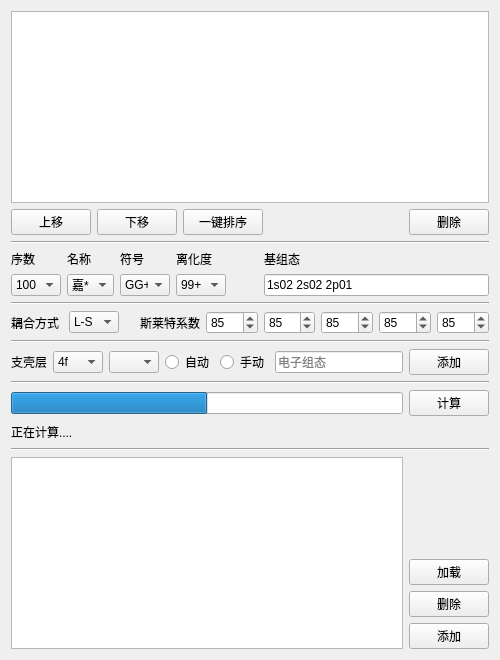
         <widget class="QWidget" name="widget" native="true">
          <property name="sizePolicy">
           <sizepolicy hsizetype="Preferred" vsizetype="Preferred">
            <horstretch>0</horstretch>
            <verstretch>0</verstretch>
           </sizepolicy>
          </property>
          <property name="minimumSize">
           <size>
            <width>500</width>
            <height>0</height>
           </size>
          </property>
          <property name="maximumSize">
           <size>
            <width>500</width>
            <height>16777215</height>
           </size>
          </property>
          <layout class="QVBoxLayout" name="verticalLayout_3">
           <item>
            <widget class="QTableView" name="tableView"/>
           </item>
           <item>
            <layout class="QHBoxLayout" name="horizontalLayout_10">
             <item>
              <widget class="QPushButton" name="pushButton_10">
               <property name="text">
                <string>上移</string>
               </property>
              </widget>
             </item>
             <item>
              <widget class="QPushButton" name="pushButton_11">
               <property name="text">
                <string>下移</string>
               </property>
              </widget>
             </item>
             <item>
              <widget class="QPushButton" name="pushButton_3">
               <property name="text">
                <string>一键排序</string>
               </property>
              </widget>
             </item>
             <item>
              <spacer name="horizontalSpacer_5">
               <property name="orientation">
                <enum>Qt::Horizontal</enum>
               </property>
               <property name="sizeHint" stdset="0">
                <size>
                 <width>40</width>
                 <height>20</height>
                </size>
               </property>
              </spacer>
             </item>
             <item>
              <widget class="QPushButton" name="pushButton_12">
               <property name="text">
                <string>删除</string>
               </property>
              </widget>
             </item>
            </layout>
           </item>
           <item>
            <widget class="Line" name="line">
             <property name="orientation">
              <enum>Qt::Horizontal</enum>
             </property>
            </widget>
           </item>
           <item>
            <layout class="QHBoxLayout" name="horizontalLayout_9">
             <item>
              <layout class="QGridLayout" name="gridLayout">
               <item row="0" column="0">
                <widget class="QLabel" name="label_4">
                 <property name="maximumSize">
                  <size>
                   <width>50</width>
                   <height>16777215</height>
                  </size>
                 </property>
                 <property name="text">
                  <string>序数</string>
                 </property>
                </widget>
               </item>
               <item row="0" column="1">
                <widget class="QLabel" name="label_5">
                 <property name="sizePolicy">
                  <sizepolicy hsizetype="Minimum" vsizetype="Preferred">
                   <horstretch>0</horstretch>
                   <verstretch>0</verstretch>
                  </sizepolicy>
                 </property>
                 <property name="text">
                  <string>名称</string>
                 </property>
                </widget>
               </item>
               <item row="0" column="2">
                <widget class="QLabel" name="label_6">
                 <property name="text">
                  <string>符号</string>
                 </property>
                </widget>
               </item>
               <item row="0" column="3">
                <widget class="QLabel" name="label_7">
                 <property name="sizePolicy">
                  <sizepolicy hsizetype="Preferred" vsizetype="Minimum">
                   <horstretch>0</horstretch>
                   <verstretch>0</verstretch>
                  </sizepolicy>
                 </property>
                 <property name="text">
                  <string>离化度</string>
                 </property>
                </widget>
               </item>
               <item row="1" column="0">
                <widget class="QComboBox" name="comboBox">
                 <property name="sizePolicy">
                  <sizepolicy hsizetype="Fixed" vsizetype="Fixed">
                   <horstretch>0</horstretch>
                   <verstretch>0</verstretch>
                  </sizepolicy>
                 </property>
                 <property name="maximumSize">
                  <size>
                   <width>50</width>
                   <height>16777215</height>
                  </size>
                 </property>
                 <item>
                  <property name="text">
                   <string>100</string>
                  </property>
                 </item>
                </widget>
               </item>
               <item row="1" column="1">
                <widget class="QComboBox" name="comboBox_2">
                 <property name="sizePolicy">
                  <sizepolicy hsizetype="Minimum" vsizetype="Fixed">
                   <horstretch>0</horstretch>
                   <verstretch>0</verstretch>
                  </sizepolicy>
                 </property>
                 <property name="maximumSize">
                  <size>
                   <width>50</width>
                   <height>16777215</height>
                  </size>
                 </property>
                 <item>
                  <property name="text">
                   <string>嘉*</string>
                  </property>
                 </item>
                </widget>
               </item>
               <item row="1" column="2">
                <widget class="QComboBox" name="comboBox_3">
                 <property name="maximumSize">
                  <size>
                   <width>50</width>
                   <height>16777215</height>
                  </size>
                 </property>
                 <item>
                  <property name="text">
                   <string>GG+</string>
                  </property>
                 </item>
                </widget>
               </item>
               <item row="1" column="3">
                <widget class="QComboBox" name="comboBox_4">
                 <property name="sizePolicy">
                  <sizepolicy hsizetype="Preferred" vsizetype="Minimum">
                   <horstretch>0</horstretch>
                   <verstretch>0</verstretch>
                  </sizepolicy>
                 </property>
                 <property name="maximumSize">
                  <size>
                   <width>50</width>
                   <height>16777215</height>
                  </size>
                 </property>
                 <item>
                  <property name="text">
                   <string>99+</string>
                  </property>
                 </item>
                </widget>
               </item>
              </layout>
             </item>
             <item>
              <spacer name="horizontalSpacer_4">
               <property name="orientation">
                <enum>Qt::Horizontal</enum>
               </property>
               <property name="sizeType">
                <enum>QSizePolicy::Fixed</enum>
               </property>
               <property name="sizeHint" stdset="0">
                <size>
                 <width>32</width>
                 <height>20</height>
                </size>
               </property>
              </spacer>
             </item>
             <item>
              <layout class="QVBoxLayout" name="verticalLayout_6">
               <item>
                <widget class="QLabel" name="label_11">
                 <property name="text">
                  <string>基组态</string>
                 </property>
                </widget>
               </item>
               <item>
                <widget class="QLineEdit" name="lineEdit_2">
                 <property name="text">
                  <string>1s02 2s02 2p01</string>
                 </property>
                 <property name="dragEnabled">
                  <bool>false</bool>
                 </property>
                 <property name="readOnly">
                  <bool>true</bool>
                 </property>
                </widget>
               </item>
              </layout>
             </item>
            </layout>
           </item>
           <item>
            <widget class="Line" name="line_2">
             <property name="orientation">
              <enum>Qt::Horizontal</enum>
             </property>
            </widget>
           </item>
           <item>
            <layout class="QHBoxLayout" name="horizontalLayout_4">
             <item>
              <widget class="QLabel" name="label_12">
               <property name="text">
                <string>耦合方式</string>
               </property>
              </widget>
             </item>
             <item>
              <widget class="QComboBox" name="comboBox_7">
               <property name="maximumSize">
                <size>
                 <width>50</width>
                 <height>16777215</height>
                </size>
               </property>
               <item>
                <property name="text">
                 <string>L-S</string>
                </property>
               </item>
               <item>
                <property name="text">
                 <string>j-j</string>
                </property>
               </item>
              </widget>
             </item>
             <item>
              <spacer name="horizontalSpacer_3">
               <property name="orientation">
                <enum>Qt::Horizontal</enum>
               </property>
               <property name="sizeType">
                <enum>QSizePolicy::Fixed</enum>
               </property>
               <property name="sizeHint" stdset="0">
                <size>
                 <width>15</width>
                 <height>20</height>
                </size>
               </property>
              </spacer>
             </item>
             <item>
              <widget class="QLabel" name="label_14">
               <property name="text">
                <string>斯莱特系数</string>
               </property>
              </widget>
             </item>
             <item>
              <widget class="QSpinBox" name="spinBox">
               <property name="value">
                <number>85</number>
               </property>
              </widget>
             </item>
             <item>
              <widget class="QSpinBox" name="spinBox_2">
               <property name="value">
                <number>85</number>
               </property>
              </widget>
             </item>
             <item>
              <widget class="QSpinBox" name="spinBox_3">
               <property name="value">
                <number>85</number>
               </property>
              </widget>
             </item>
             <item>
              <widget class="QSpinBox" name="spinBox_4">
               <property name="maximum">
                <number>99</number>
               </property>
               <property name="value">
                <number>85</number>
               </property>
              </widget>
             </item>
             <item>
              <widget class="QSpinBox" name="spinBox_5">
               <property name="value">
                <number>85</number>
               </property>
              </widget>
             </item>
            </layout>
           </item>
           <item>
            <widget class="Line" name="line_3">
             <property name="orientation">
              <enum>Qt::Horizontal</enum>
             </property>
            </widget>
           </item>
           <item>
            <layout class="QHBoxLayout" name="horizontalLayout_5">
             <item>
              <widget class="QLabel" name="label_8">
               <property name="text">
                <string>支壳层</string>
               </property>
              </widget>
             </item>
             <item>
              <widget class="QComboBox" name="comboBox_5">
               <property name="minimumSize">
                <size>
                 <width>50</width>
                 <height>0</height>
                </size>
               </property>
               <property name="maximumSize">
                <size>
                 <width>50</width>
                 <height>16777215</height>
                </size>
               </property>
               <item>
                <property name="text">
                 <string>4f</string>
                </property>
               </item>
              </widget>
             </item>
             <item>
              <widget class="QComboBox" name="comboBox_6">
               <property name="minimumSize">
                <size>
                 <width>50</width>
                 <height>0</height>
                </size>
               </property>
               <property name="maximumSize">
                <size>
                 <width>50</width>
                 <height>16777215</height>
                </size>
               </property>
              </widget>
             </item>
             <item>
              <widget class="QRadioButton" name="radioButton_3">
               <property name="text">
                <string>自动</string>
               </property>
              </widget>
             </item>
             <item>
              <widget class="QRadioButton" name="radioButton_4">
               <property name="text">
                <string>手动</string>
               </property>
              </widget>
             </item>
             <item>
              <widget class="QLineEdit" name="lineEdit">
               <property name="toolTip">
                <string>&lt;html&gt;&lt;head/&gt;&lt;body&gt;&lt;p&gt;&lt;br/&gt;&lt;/p&gt;&lt;/body&gt;&lt;/html&gt;</string>
               </property>
               <property name="statusTip">
                <string/>
               </property>
               <property name="whatsThis">
                <string>&lt;html&gt;&lt;head/&gt;&lt;body&gt;&lt;p&gt;&lt;br/&gt;&lt;/p&gt;&lt;/body&gt;&lt;/html&gt;</string>
               </property>
               <property name="accessibleDescription">
                <string/>
               </property>
               <property name="inputMask">
                <string/>
               </property>
               <property name="text">
                <string/>
               </property>
               <property name="placeholderText">
                <string>电子组态</string>
               </property>
              </widget>
             </item>
             <item>
              <widget class="QPushButton" name="pushButton_8">
               <property name="text">
                <string>添加</string>
               </property>
              </widget>
             </item>
            </layout>
           </item>
           <item>
            <widget class="Line" name="line_4">
             <property name="orientation">
              <enum>Qt::Horizontal</enum>
             </property>
            </widget>
           </item>
           <item>
            <layout class="QHBoxLayout" name="horizontalLayout_6">
             <item>
              <widget class="QProgressBar" name="progressBar">
               <property name="value">
                <number>50</number>
               </property>
               <property name="textVisible">
                <bool>false</bool>
               </property>
               <property name="orientation">
                <enum>Qt::Horizontal</enum>
               </property>
               <property name="textDirection">
                <enum>QProgressBar::TopToBottom</enum>
               </property>
               <property name="format">
                <string>%p%</string>
               </property>
              </widget>
             </item>
             <item>
              <widget class="QPushButton" name="pushButton_5">
               <property name="sizePolicy">
                <sizepolicy hsizetype="Preferred" vsizetype="Preferred">
                 <horstretch>0</horstretch>
                 <verstretch>0</verstretch>
                </sizepolicy>
               </property>
               <property name="text">
                <string>计算</string>
               </property>
              </widget>
             </item>
            </layout>
           </item>
           <item>
            <layout class="QHBoxLayout" name="horizontalLayout_11">
             <item>
              <widget class="QLabel" name="label_13">
               <property name="sizePolicy">
                <sizepolicy hsizetype="Preferred" vsizetype="Minimum">
                 <horstretch>0</horstretch>
                 <verstretch>0</verstretch>
                </sizepolicy>
               </property>
               <property name="text">
                <string>正在计算....</string>
               </property>
              </widget>
             </item>
             <item>
              <spacer name="horizontalSpacer_6">
               <property name="orientation">
                <enum>Qt::Horizontal</enum>
               </property>
               <property name="sizeHint" stdset="0">
                <size>
                 <width>40</width>
                 <height>20</height>
                </size>
               </property>
              </spacer>
             </item>
            </layout>
           </item>
           <item>
            <widget class="Line" name="line_5">
             <property name="orientation">
              <enum>Qt::Horizontal</enum>
             </property>
            </widget>
           </item>
           <item>
            <layout class="QHBoxLayout" name="horizontalLayout_7">
             <item>
              <widget class="QListView" name="listView"/>
             </item>
             <item>
              <layout class="QVBoxLayout" name="verticalLayout_5">
               <item>
                <spacer name="verticalSpacer">
                 <property name="orientation">
                  <enum>Qt::Vertical</enum>
                 </property>
                 <property name="sizeHint" stdset="0">
                  <size>
                   <width>20</width>
                   <height>40</height>
                  </size>
                 </property>
                </spacer>
               </item>
               <item>
                <widget class="QPushButton" name="pushButton_6">
                 <property name="text">
                  <string>加载</string>
                 </property>
                </widget>
               </item>
               <item>
                <widget class="QPushButton" name="pushButton_7">
                 <property name="text">
                  <string>删除</string>
                 </property>
                </widget>
               </item>
               <item alignment="Qt::AlignBottom">
                <widget class="QPushButton" name="pushButton_4">
                 <property name="text">
                  <string>添加</string>
                 </property>
                </widget>
               </item>
              </layout>
             </item>
            </layout>
           </item>
          </layout>
         </widget>
